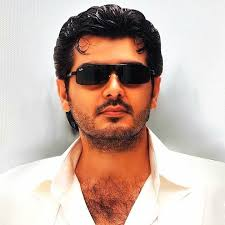
#> input picture training-data/s1/1.jpg, 225 x 225 px; its folder holds only this picture in this run
$ python Final.py
#> lines starting #> are read from the running program, lines starting #| are printed output that depends on the picture

# coding: utf-8

# In[40]:


#STEP 1 :  IMPORT ALL NECESSARY LIBARIES
import cv2
#import os module for reading training data directories and paths
import os
#import numpy to convert python lists to numpy arrays as
#it is needed by OpenCV face recognizers
import numpy as np

#matplotlib for display our images
import matplotlib.pyplot as plt
get_ipython().run_line_magic('matplotlib', 'inline')

#STEP 2 : Labelling the images with names

#there is no label 0 in our training data so subject name for index/label 0 is empty
#namelist of the images
subjects = ["", "Ajith Kumar", "Vijay"]


#Step 3: Detecting faces
#Model used- CascadeClassifier - Local Binary Pattern Face recognizer
#Since LPB face Recognizer performs all operations on Grayscale, Convert images to grayscale using cvtColor


#function to detect face using OpenCV
def detect_face(img):
    #convert the test image to gray image as opencv face detector expects gray images
    gray = cv2.cvtColor(img, cv2.COLOR_BGR2GRAY)

    #load OpenCV face detector, I am using LBP which is fast
    #there is also a more accurate but slow Haar classifier
    face_cascade = cv2.CascadeClassifier('opencv-files/lbpcascade_frontalface.xml')

    #let's detect multiscale (some images may be closer to camera than others) images
    #result is a list of faces
    faces = face_cascade.detectMultiScale(gray, scaleFactor=1.2, minNeighbors=5);

    #if no faces are detected then return original img
    if (len(faces) == 0):
        return gray, gray

    #under the assumption that there will be only one face,
    #extract the face area
    (x, y, w, h) = faces[0]

    #return only the face part of the image
    return gray[y:y+w, x:x+h], faces[0]


#STEP 4: Preparing Data
#MAKE SURE THE SOURCE CODE AND THE TRAINING DATA IS PRESENT IN SAME DIRECTORY

#FaceRecognizer accepts two vectors, one vector is of faces of all the persons
#second vector is of integer labels for each face

#s1 folder in Training data contains images of first person "Ajith"
#s2 folder in Training data contains images of second person "Vijay"


#this function will read all persons' training images, detect face from each image
#and will return two lists of exactly same size, one list
# of faces and another list of labels for each face
def prepare_training_data(data_folder_path):


    #get the directories (one directory for each subject) in data folder
#> called with data_folder_path = 'training-data'
    dirs = os.listdir(data_folder_path)

    #list to hold all subject faces
    faces = []
    #list to hold labels for all subjects
    labels = []

    #let's go through each directory and read images within it
    for dir_name in dirs:

        #our subject directories start with letter 's' so
        #ignore any non-relevant directories if any
        if not dir_name.startswith("s"):
            continue;

        #extract label number of subject from dir_name
        #format of dir name = slabel
        #, so removing letter 's' from dir_name will give us label
        label = int(dir_name.replace("s", ""))

        #build path of directory containin images for current subject subject
        #sample subject_dir_path = "training-data/s1"
        subject_dir_path = data_folder_path + "/" + dir_name

        #get the images names that are inside the given subject directory
        subject_images_names = os.listdir(subject_dir_path)


        #go through each image name, read image,
        #detect face and add face to list of faces
        for image_name in subject_images_names:

            #ignore system files like .DS_Store
            if image_name.startswith("."):
                continue;

            #build image path
            #sample image path = training-data/s1/1.pgm
            image_path = subject_dir_path + "/" + image_name

            #read image
            image = cv2.imread(image_path)
#> image is the input picture: shape (225, 225, 3); mean B, G, R 169.2, 179.3, 201.9

            #display an image window to show the image
            cv2.imshow("Training on image...", image)
            cv2.waitKey(100)

            #detect face
            face, rect = detect_face(image)
#> in detect_face, `faces = face_cascade.detectMultiScale(gray, scaleFactor=1.2, minNeighb..`: faces = [[59, 33, 110, 110]]
#> in detect_face, `(x, y, w, h) = faces[0]`: x = 59; y = 33; w = 110
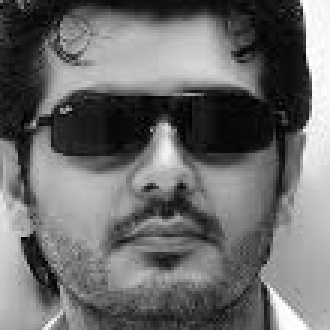
#> face: shape (110, 110) (shown 3 times larger); min 0, max 255, mean 107.4
#> rect = [59, 33, 110, 110]


            #ignore faces that are not detected (just for simplicity)
            if face is not None:
                #add face to list of faces
                faces.append(face)
                #add label for this face
                labels.append(label)
#> pass 2 of the loop in prepare_training_data, `for dir_name in dirs:`:
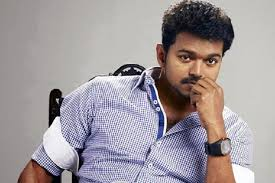
#> input picture training-data/s2/1.jpg, 275 x 183 px
#> in prepare_training_data, image is the input picture: shape (183, 275, 3); mean B, G, R 156.4, 153.1, 160.8
#> in detect_face (call 2), `gray = cv2.cvtColor(img, cv2.COLOR_BGR2GRAY)`:
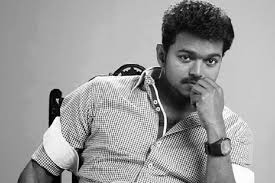
#> gray: shape (183, 275); min 0, max 255, mean 155.9
#> in detect_face (call 2), `faces = face_cascade.detectMultiScale(gray, scaleFactor=1.2, minNeighb..`: faces = [[165, 32, 69, 69]]
#> in detect_face (call 2), `(x, y, w, h) = faces[0]`: x = 165; y = 32; w = 69
#> in prepare_training_data, `face, rect = detect_face(image)`:
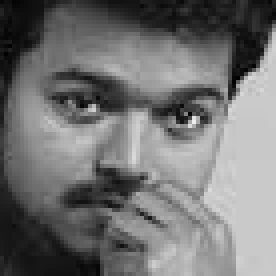
#> face: shape (69, 69) (shown 4 times larger); min 1, max 239, mean 114.6
#> in prepare_training_data, `face, rect = detect_face(image)`: rect = [165, 32, 69, 69]

    cv2.destroyAllWindows()
    cv2.waitKey(1)
    cv2.destroyAllWindows()

    return faces, labels

print("Preparing data...")
faces, labels = prepare_training_data("training-data")
#> faces = 2 items; labels = [1, 2]
print("Data prepared")

#print total faces and labels
print("Total faces: ", len(faces))
#| Total faces:  2
print("Total labels: ", len(labels))
#| Total labels:  2

#STEP 5: Training Face recognizer
#Now that we have prepared and detected faces, we have to train our model Local Binary Patterns Histogram (LBPH)

#create our LBPH face recognizer
recognizer = cv2.face.LBPHFaceRecognizer_create()
#recognizer = cv2.LBPHFaceRecognizer_create()
#recognizer = cv2.createLBPHFaceRecognizer()

#recognizer = cv2.face.createEigenFaceRecognizer()

#create LBPH face recognizer and train it with our training faces
recognizer.train(faces, np.array(labels))

#STEP 6 : Prediction

#function to draw rectangle on image
#according to given (x, y) coordinates and
#given width and heigh
def draw_rectangle(img, rect):
    (x, y, w, h) = rect
    cv2.rectangle(img, (x, y), (x+w, y+h), (0, 255, 0), 2)

#function to draw text on give image starting from
#passed (x, y) coordinates.
def draw_text(img, text, x, y):
    cv2.putText(img, text, (x, y), cv2.FONT_HERSHEY_PLAIN, 1.5, (0, 255, 0), 2)


#this function recognizes the person in image passed
#and draws a rectangle around detected face with name of the
#subject

def predict(test_img):
    #make a copy of the image as we don't want to chang original image
    img = test_img.copy()
    #detect face from the image
    face, rect = detect_face(img)

    #predict the image using our face recognizer

    label= recognizer.predict(face)
    #get name of respective label returned by face recognizer
    label_text = subjects[label[0]]

    #draw a rectangle around face detected
    draw_rectangle(img, rect)
    #draw name of predicted person
    draw_text(img, label_text, rect[0], rect[1]-5)

    return img


print("Predicting images...")

#load test images
test_img1 = cv2.imread("test-data/test1.jpg")
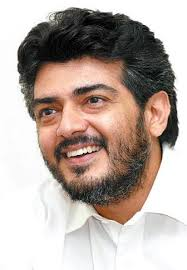
#> input picture test-data/test1.jpg, 187 x 270 px
#> test_img1 is the input picture: shape (270, 187, 3); mean B, G, R 164, 171.3, 184.9
test_img2 = cv2.imread("test-data/test2.jpg")
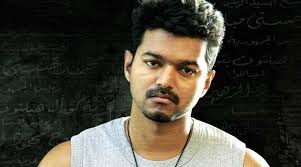
#> input picture test-data/test2.jpg, 301 x 167 px
#> test_img2 is the input picture: shape (167, 301, 3); mean B, G, R 54.4, 64.6, 67.7

#perform a prediction
predicted_img1 = predict(test_img1)
#> in predict, `face, rect = detect_face(img)`:
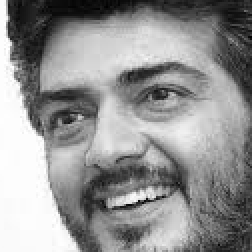
#> face: shape (126, 126) (shown 2 times larger); min 0, max 255, mean 146.7
#> in predict, `face, rect = detect_face(img)`: rect = [14, 53, 126, 126]
#> in predict, `label= recognizer.predict(face)`: label = (1, 109.4)
#> in predict, `label_text = subjects[label[0]]`: label_text = 'Ajith Kumar'
#> in draw_rectangle, `(x, y, w, h) = rect`: x = 14; y = 53; w = 126
predicted_img2 = predict(test_img2)
#> in detect_face (call 4), `gray = cv2.cvtColor(img, cv2.COLOR_BGR2GRAY)`:
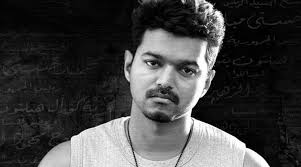
#> gray: shape (167, 301); min 0, max 255, mean 64.3
#> in detect_face (call 4), `faces = face_cascade.detectMultiScale(gray, scaleFactor=1.2, minNeighb..`: faces = [[119, 27, 96, 96]]
#> in detect_face (call 4), `(x, y, w, h) = faces[0]`: x = 119; y = 27; w = 96
#> in predict (call 2), `face, rect = detect_face(img)`:
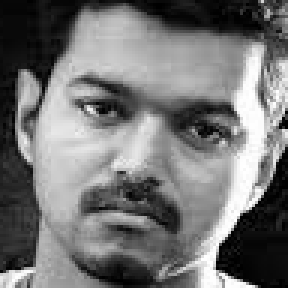
#> face: shape (96, 96) (shown 3 times larger); min 0, max 255, mean 116.7
#> in predict (call 2), `face, rect = detect_face(img)`: rect = [119, 27, 96, 96]
#> in predict (call 2), `label= recognizer.predict(face)`: label = (1, 111)
print("Prediction complete")

#create a figure of 2 plots (one for each test image)
f, (ax1, ax2) = plt.subplots(1, 2, figsize=(10, 5))

#display test image1 result
ax1.imshow(cv2.cvtColor(predicted_img1, cv2.COLOR_BGR2RGB))

#display test image2 result
ax2.imshow(cv2.cvtColor(predicted_img2, cv2.COLOR_BGR2RGB))

#display both images
cv2.imshow("Ajith Kumar test", predicted_img1)
cv2.imshow("Vijay test", predicted_img2)
cv2.waitKey(0)
cv2.destroyAllWindows()
cv2.waitKey(1)
cv2.destroyAllWindows()


# In[21]:


print(help(cv2))
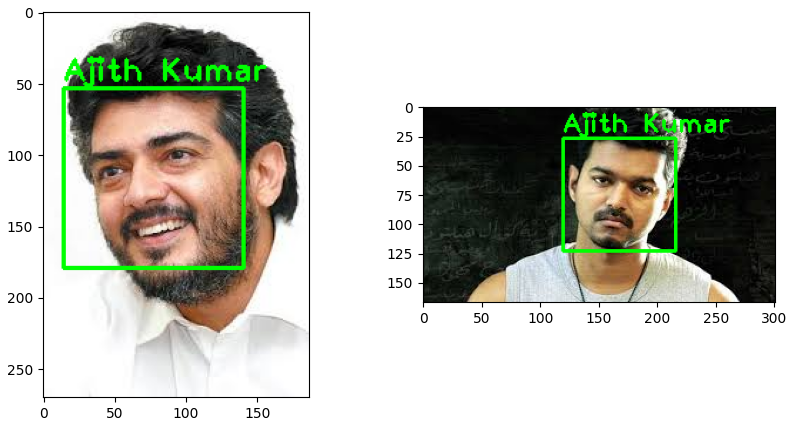
#> figure drawn by matplotlib, 2 panels
